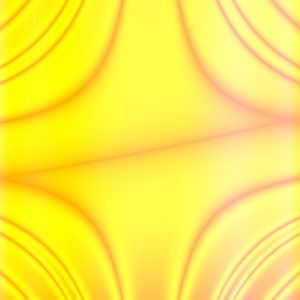
#> input picture test.png, 300 x 300 px
$ python motion_detector.py --video test.png
#> lines starting #> are read from the running program, lines starting #| are printed output that depends on the picture
# USAGE
# python motion_detector.py
# python motion_detector.py --video videos/example_01.mp4

# import the necessary packages
from imutils.video import VideoStream
import argparse
import datetime
import imutils
import time
import cv2

# construct the argument parser and parse the arguments
ap = argparse.ArgumentParser()
ap.add_argument("-v", "--video", help="path to the video file")
ap.add_argument("-a", "--min-area", type=int, default=500, help="minimum area size")
args = vars(ap.parse_args())

# if the video argument is None, then we are reading from webcam
if args.get("video", None) is None:
	vs = VideoStream(src=0).start()
	time.sleep(2.0)

# otherwise, we are reading from a video file
else:
	vs = cv2.VideoCapture(args["video"])

# initialize the first frame in the video stream
firstFrame = None

# loop over the frames of the video
while True:
	# grab the current frame and initialize the occupied/unoccupied
	# text
	frame = vs.read()
	frame = frame if args.get("video", None) is None else frame[1]
#> frame is the input picture: shape (300, 300, 3); mean B, G, R 74.6, 234.9, 255
	text = "Unoccupied"

	# if the frame could not be grabbed, then we have reached the end
	# of the video
	if frame is None:
		break

	# resize the frame, convert it to grayscale, and blur it
	frame = imutils.resize(frame, width=500)
#> frame: shape (500, 500, 3)
	gray = cv2.cvtColor(frame, cv2.COLOR_BGR2GRAY)
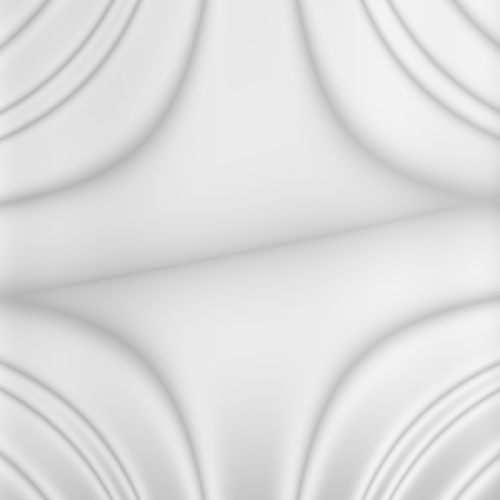
#> gray: shape (500, 500); min 180, max 242, mean 222.6
	gray = cv2.GaussianBlur(gray, (21, 21), 0)

	# if the first frame is None, initialize it
	if firstFrame is None:
		firstFrame = gray
		continue

	# compute the absolute difference between the current frame and
	# first frame
	frameDelta = cv2.absdiff(firstFrame, gray)
	thresh = cv2.threshold(frameDelta, 25,255, cv2.THRESH_BINARY,3)[1]

	# dilate the thresholded image to fill in holes, then find contours
	# on thresholded image
	thresh = cv2.dilate(thresh, None, iterations=2)

	'''cv2.imwrite("thresh.jpg", thresh)
    thresh = cv2.imread("thresh.jpg")
    thresh = cv2.cvtColor(thresh, cv2.COLOR_BGR2RGB)
    thresh[np.all(thresh == [255,255, 255], axis=2)] = [0, 0, 0]
    bg_color = thresh[0][0]
    mask = np.all(thresh == bg_color, axis=2)
    thresh[mask] = [150,120,0]'''

	# show the frame and record if the user presses a key
	#cv2.imshow("Security Feed", frame)
	cv2.imshow("Thresh", thresh)
	#os.remove('thresh.jpg')
	#cv2.imshow("Frame Delta", frameDelta)
	key = cv2.waitKey(1) & 0xFF

	# if the `q` key is pressed, break from the lop
	if key == ord("q"):
		#os.remove('thresh.jpg')
		break

# cleanup the camera and close any open windows
vs.stop() if args.get("video", None) is None else vs.release()
cv2.destroyAllWindows()
